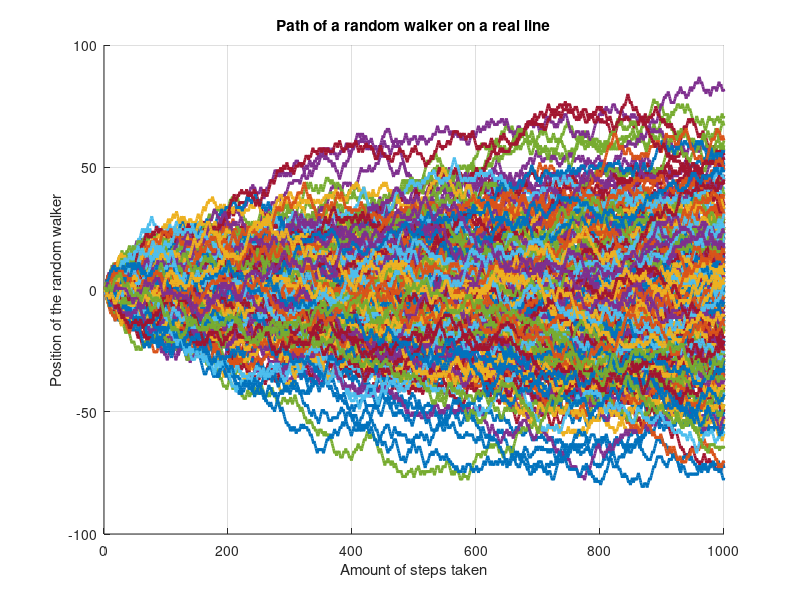

Reproduce this figure in MATLAB. (Note: this script raises an error after producing the figure.)
%% 1D random walker
T = 999; % amount of turns
N = 250; % amount of random walkers

x_final = zeros(1,N); 

figure;
for k = 1:N
    x_ = zeros(1,T+1); % array to store trajectory of the random walker
    
    % let one random walker run
    for t = 1:T
        u = rand; 
    
        % 50 % to turn left
        % 50 % to turn right 
        % we choose a random number between 0 and 1 to decide 
        % which way we are actually going to go

        if u > 1/2 
            x_(t+1) = x_(t) + 1; % go forward
        else 
            x_(t+1) = x_(t) - 1; % go backward
        end
        
    end 
    hold on 
    plot(x_,'LineWidth',2)
    xlabel('Amount of steps taken')
    ylabel('Position of the random walker')
    title('Path of a random walker on a real line')
    grid on
    drawnow
    pause(0.1) % pause to not refresh the plot too fast
    
    x_final(k) = x_(end); 
end

figure; 
histogram(x_final)
xlabel('x-position where walker ends up')
ylabel('Walker counts')
title('Histogram of where the walkers end up')

%% 2D random walker
T = 999;    % number of steps
N = 250;   % number of random walkers

x_final = zeros(1, N);
y_final = zeros(1, N);

figure;
hold on;

for k = 1:N
    % store trajectory
    x = zeros(1, T+1);
    y = zeros(1, T+1);

    % let one random walker run
    for t = 1:T
        u = rand;

        if u < 0.25
            x(t+1) = x(t) + 1;   % right
            y(t+1) = y(t);
        elseif u < 0.50
            x(t+1) = x(t) - 1;   % left
            y(t+1) = y(t);
        elseif u < 0.75
            x(t+1) = x(t);       % up
            y(t+1) = y(t) + 1;
        else
            x(t+1) = x(t);       % down
            y(t+1) = y(t) - 1;
        end
    end

    plot(x, y, 'LineWidth', 1.5)
    xlabel('x-position')
    ylabel('y-position')
    title('2D Random Walk Trajectories')
    axis equal
    grid on
    drawnow

    x_final(k) = x(end);
    y_final(k) = y(end);

    pause(0.1) % pause to not refresh the plot too fast
end

%%
figure;
histogram2(x_final, y_final, 40, 'DisplayStyle', 'tile')
colorbar
xlabel('x final position')
ylabel('y final position')
title('2D Histogram of Final Walker Positions')
axis equal
